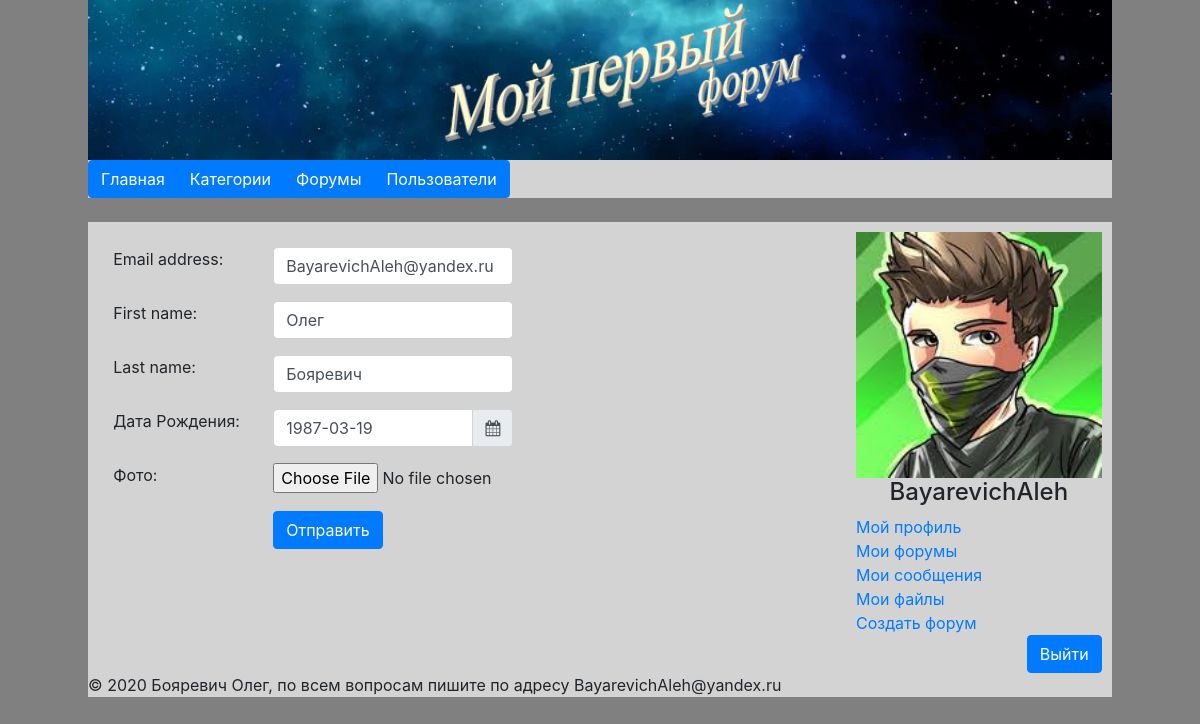
The app's page /editmyprofil/ (signed in) with its own data.
### Forum/models.py (models this page shows, shortened)
class Users(AbstractUser):
    age = models.DateField(blank=True, null=True, verbose_name='Дата Рождения', )
    photo = models.ImageField(blank=True, upload_to='userphotos/', verbose_name='Фото')
    status = models.CharField(max_length=150, choices=STATUS_CHOICES, default='active', verbose_name='Статус')
    def get_absolute_url(self):
        return reverse('user', kwargs={"username": self.username})
    class Meta:
        verbose_name = 'Пользователь'
        verbose_name_plural = 'Пользователи'
        ordering = ['username']

### Forum/views.py (the view)
# urls.py: path('editmyprofil/', EditMyProfilView.as_view(), name='edit_my_profil'),
class EditMyProfilView(UpdateView):
    template_name = 'Forum/editmyprofil.html'
    form_class = EditUserForm
    def get_object(self):
        return self.request.user
    def get_context_data(self, **kwargs):
        context = super(EditMyProfilView, self).get_context_data(**kwargs)
        context['title'] = "Редактирование профиля"
        return context
    def get(self, request, *args, **kwargs):
        if request.user.pk == None:
            return redirect('index')
        return super(EditMyProfilView, self).get(request, *args, **kwargs)

### Forum/forms.py
class EditUserForm(UserChangeForm):
    class Meta:
        model = Users
        fields = ['email', 'first_name', 'last_name', 'age', 'photo']
        widgets = {
            'email': forms.EmailInput(attrs={'class': 'form-control'}),
            'first_name': forms.TextInput(attrs={'class': 'form-control'}),
            'last_name': forms.TextInput(attrs={'class': 'form-control'}),
            'age': forms.DateInput(attrs={'class': 'form-control', 'data-target': '#datetimepicker1'}),
            'photo': forms.FileInput()
        }

### Forum/templates/Forum/editmyprofil.html (shortened to what this page needs)
<link rel="stylesheet" href="https://stackpath.bootstrapcdn.com/bootstrap/4.2.1/css/bootstrap.min.css"
>
<link href="https://stackpath.bootstrapcdn.com/font-awesome/4.7.0/css/font-awesome.min.css" rel="stylesheet"
>
<link rel="stylesheet"
      href="https://cdnjs.cloudflare.com/ajax/libs/tempusdominus-bootstrap-4/5.1.2/css/tempusdominus-bootstrap-4.min.css"
/>
{% extends 'base.html' %}
{% block content %}
    <form method="post" enctype="multipart/form-data" autocomplete="off">
        <div class="col" style="margin: 15px auto; width: 800px">
            <div class="form-group">
                <div class="row">
                    <div class="col-1-4" style="width: 160px"><label
                            for="{{ form.email.id_for_label }}">{{ form.email.label }}:</label></div>
                    <div class="col-1-4" style="width: 240px">{{ form.email }}</div>
                </div>
            </div>
            <div class="form-group">
                <div class="row">
                    <div class="col-1-4" style="width: 160px"><label
                            for="{{ form.first_name.id_for_label }}">{{ form.first_name.label }}:</label></div>
                    <div class="col-1-4" style="width: 240px">{{ form.first_name }}</div>
                </div>
            </div>
            <div class="form-group">
                <div class="row">
                    <div class="col-1-4" style="width: 160px"><label
                            for="{{ form.last_name.id_for_label }}">{{ form.last_name.label }}:</label></div>
                    <div class="col-1-4" style="width: 240px">{{ form.last_name }}</div>
                </div>
            </div>
            <div class="form-group">
                <div class="row">
                    <div class="col-1-4" style="width: 160px"><label
                            for="{{ form.age.id_for_label }}">{{ form.age.label }}:</label></div>
                    <div class="col-1-4" style="width: 240px">
                        <div class="input-group date" id="datetimepicker1" data-target-input="nearest">
                            {{ form.age }}
                            <div class="input-group-append" data-target="#datetimepicker1" data-toggle="datetimepicker">
                                <div class="input-group-text"><i class="fa fa-calendar"></i></div>
                            </div>
                        </div>
                    </div>
                </div>
            </div>
            <div class="form-group">
                <div class="row">
                    <div class="col-1-4" style="width: 160px"><label
                            for="{{ form.photo.id_for_label }}">{{ form.photo.label }}:</label></div>
                    <div class="col-1-4" style="width: 240px">{{ form.photo }}</div>
                </div>
            </div>
        </div>
        <div class="row">
            <div class="col-1-4" style="width: 160px"></div>
            <div class="col-1-4" style="width: 240px; margin-left:15px; margin-bottom: 20px">
                <button type="submit" class="btn btn-primary">Отправить</button>
            </div>
        </div>
    </form>
{% endblock %}
{% block user %}
    {{ block.super }}
{% endblock %}

### templates/inc/_login.html (shortened to what this page needs)
{% load staticfiles %}
{% if request.user.is_authenticated %}
    {% if request.user.photo %}
        <img src="{% static request.user.photo.url %}" alt="Photo" width="100%">
    {% else %}
        <img src="{% static 'media/userphotos/nophoto.png' %}" alt="Photo" width="100%">
    {% endif %}
    <h4 align="center">{{ request.user.username }}</h4>
    <a href="{{ request.user.get_absolute_url }}">Мой профиль</a><br>
    <a href="{% url 'myforums' %}">Мои форумы</a><br>
    <a href="#">Мои сообщения</a><br>
    <a href="#">Мои файлы</a><br>
    <a href="{% url 'add_forum' %}">Создать форум</a><br>
        <div style="float: right">
            <a href="{% url 'logout' %}?url={{ request.path }}" class="btn btn-primary">Выйти</a>
        </div>
{% endif %}

### Forum/static/css/style.css (style rules this page uses)
.container:after, .row:after { content: ""; display: table; clear: both; }
.col-1-4 { width: 25%; float: left; }
.row { margin: 0px auto; padding: 0 0px; }
body { background-color: gray; }

### records on screen
Users: email "BayarevichAleh@yandex.ru", first_name "Олег", last_name "Бояревич", age "1987-03-19", photo (picture), user.username "BayarevichAleh"
